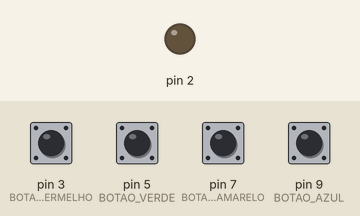
Simulated run of this sketch. Board: Arduino Uno, built with avr-gcc and run on an emulated ATmega328P. Parts: output pins drawn as LEDs (lit = HIGH). Inputs (shaded band) come from the test bench; at power-on: pin 3 (BOTAO_VERMELHO), pin 5 (BOTAO_VERDE), pin 7 (BOTAO_AMARELO), pin 9 (BOTAO_AZUL) HIGH.

Above: at 3.2 s.
3.3 s: pin 3 (BOTAO_VERMELHO) pulled LOW for 1 s
At 3.77 s:
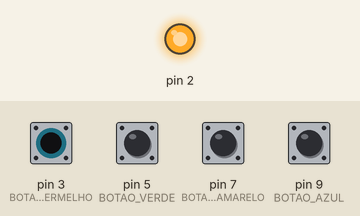
Timing chart, 0 to 6.3 s (numbered marks = the images above; inputs shaded):
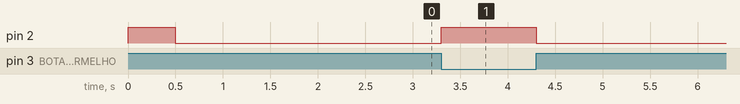

The sketch:

led_e_botoes.ino
```cpp
// C++ code
//


//leds e botoes
#define LED_VERMELHO 2
#define BOTAO_VERMELHO 3
#define LED_VERDE 4
#define BOTAO_VERDE 5
#define LED_AMARELO 6
#define BOTAO_AMARELO 7
#define LED_AZUL 8
#define BOTAO_AZUL 9

#define INDEFINIDO -1

//tempo
#define UM_SEGUNDO 1000
#define MEIO_SEGUNDO 500

//sequencia
int sequencia[] = {LED_VERMELHO, LED_VERDE,
                   LED_AMARELO, LED_AZUL};

void iniciaPortas(){
  for(int i = 2; i < 10; i ++){
    if(i % 2 == 0){
    	pinMode(i, OUTPUT);
    }else if(i % 2 == 1){
    	pinMode(i++, INPUT_PULLUP);
    }
  }
}

void testeBotao(){
    for(int i = 2; i < 9; i += 2){
    digitalWrite(i, HIGH);
    delay(500);
    digitalWrite(i, LOW);
  }
}


void setup()
{
  Serial.begin(9600);
  iniciaPortas();
  testeBotao();
}

int piscaLed(int porta){
	digitalWrite(porta, HIGH);
	delay(50);
  	digitalWrite(porta, LOW);
  	return(porta);
}

int estadoBotao(){
  int estadoVermelho = digitalRead(BOTAO_VERMELHO);
  if(estadoVermelho == LOW){
    return(piscaLed(LED_VERMELHO));
  }

  int estadoVerde = digitalRead(BOTAO_VERDE);
  if(estadoVerde == LOW){
    return(piscaLed(LED_VERDE));
  }

  int estadoAmarelo = digitalRead(BOTAO_AMARELO);
  if(estadoAmarelo == LOW){
  	return(piscaLed(LED_AMARELO));
  }

  int estadoAzul = digitalRead(BOTAO_AZUL);
  if(estadoAzul == LOW){
  	return(piscaLed(LED_AZUL));
  } else {
    return(INDEFINIDO);
  }
}


void loop()
{
  /*
  for(int i = 0;i < 4; i++){
    piscaLed(sequencia[i]);
  }
  */
  estadoBotao();
}
```

Measured:
- after the input at 3.3 s, pin 2: LOW → HIGH at once, → LOW 1.0 s later
